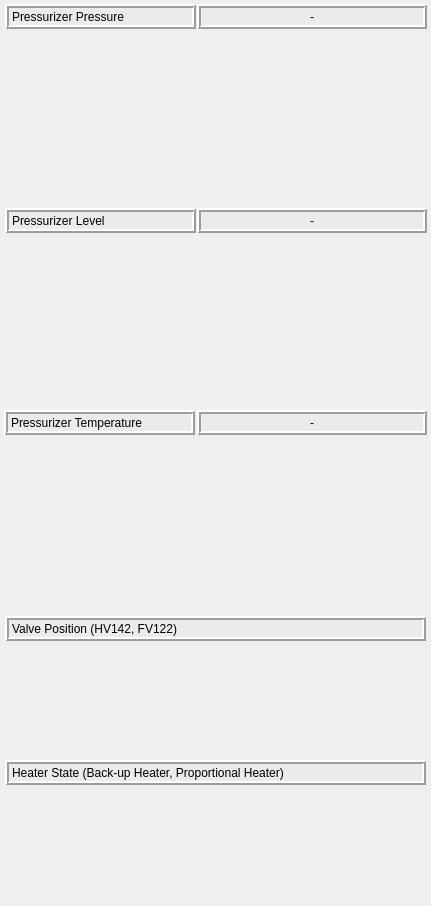
<?xml version="1.0" encoding="UTF-8"?>
<ui version="4.0">
 <class>Form</class>
 <widget class="QWidget" name="Form">
  <property name="geometry">
   <rect>
    <x>0</x>
    <y>0</y>
    <width>431</width>
    <height>906</height>
   </rect>
  </property>
  <property name="windowTitle">
   <string>Form</string>
  </property>
  <widget class="QWidget" name="layoutWidget_2">
   <property name="geometry">
    <rect>
     <x>5</x>
     <y>644</y>
     <width>421</width>
     <height>110</height>
    </rect>
   </property>
   <layout class="QHBoxLayout" name="PZR_his_valve"/>
  </widget>
  <widget class="QWidget" name="layoutWidget_3">
   <property name="geometry">
    <rect>
     <x>5</x>
     <y>789</y>
     <width>421</width>
     <height>110</height>
    </rect>
   </property>
   <layout class="QHBoxLayout" name="PZR_his_valve_2"/>
  </widget>
  <widget class="QWidget" name="layoutWidget">
   <property name="geometry">
    <rect>
     <x>5</x>
     <y>33</y>
     <width>421</width>
     <height>171</height>
    </rect>
   </property>
   <layout class="QHBoxLayout" name="PZR_his_pr"/>
  </widget>
  <widget class="QLabel" name="L_3">
   <property name="geometry">
    <rect>
     <x>5</x>
     <y>760</y>
     <width>421</width>
     <height>25</height>
    </rect>
   </property>
   <property name="minimumSize">
    <size>
     <width>0</width>
     <height>10</height>
    </size>
   </property>
   <property name="maximumSize">
    <size>
     <width>16777215</width>
     <height>25</height>
    </size>
   </property>
   <property name="styleSheet">
    <string notr="true">background-color: rgb(235, 235, 235);
font: 10pt &quot;HY헤드라인M&quot;;</string>
   </property>
   <property name="frameShape">
    <enum>QFrame::Box</enum>
   </property>
   <property name="frameShadow">
    <enum>QFrame::Raised</enum>
   </property>
   <property name="lineWidth">
    <number>2</number>
   </property>
   <property name="text">
    <string>Heater State (Back-up Heater, Proportional Heater)</string>
   </property>
   <property name="alignment">
    <set>Qt::AlignLeading|Qt::AlignLeft|Qt::AlignVCenter</set>
   </property>
  </widget>
  <widget class="QLabel" name="L_1">
   <property name="geometry">
    <rect>
     <x>5</x>
     <y>4</y>
     <width>191</width>
     <height>25</height>
    </rect>
   </property>
   <property name="minimumSize">
    <size>
     <width>0</width>
     <height>20</height>
    </size>
   </property>
   <property name="maximumSize">
    <size>
     <width>16777215</width>
     <height>25</height>
    </size>
   </property>
   <property name="styleSheet">
    <string notr="true">background-color: rgb(235, 235, 235);
font: 10pt &quot;HY헤드라인M&quot;;</string>
   </property>
   <property name="frameShape">
    <enum>QFrame::Box</enum>
   </property>
   <property name="frameShadow">
    <enum>QFrame::Raised</enum>
   </property>
   <property name="lineWidth">
    <number>2</number>
   </property>
   <property name="text">
    <string>Pressurizer Pressure</string>
   </property>
   <property name="alignment">
    <set>Qt::AlignLeading|Qt::AlignLeft|Qt::AlignVCenter</set>
   </property>
  </widget>
  <widget class="QLabel" name="L_2">
   <property name="geometry">
    <rect>
     <x>5</x>
     <y>616</y>
     <width>421</width>
     <height>25</height>
    </rect>
   </property>
   <property name="minimumSize">
    <size>
     <width>0</width>
     <height>10</height>
    </size>
   </property>
   <property name="maximumSize">
    <size>
     <width>16777215</width>
     <height>25</height>
    </size>
   </property>
   <property name="styleSheet">
    <string notr="true">background-color: rgb(235, 235, 235);
font: 10pt &quot;HY헤드라인M&quot;;</string>
   </property>
   <property name="frameShape">
    <enum>QFrame::Box</enum>
   </property>
   <property name="frameShadow">
    <enum>QFrame::Raised</enum>
   </property>
   <property name="lineWidth">
    <number>2</number>
   </property>
   <property name="text">
    <string>Valve Position (HV142, FV122)</string>
   </property>
   <property name="alignment">
    <set>Qt::AlignLeading|Qt::AlignLeft|Qt::AlignVCenter</set>
   </property>
  </widget>
  <widget class="QWidget" name="layoutWidget_4">
   <property name="geometry">
    <rect>
     <x>5</x>
     <y>237</y>
     <width>421</width>
     <height>171</height>
    </rect>
   </property>
   <layout class="QHBoxLayout" name="PZR_his_lv"/>
  </widget>
  <widget class="QLabel" name="L_4">
   <property name="geometry">
    <rect>
     <x>5</x>
     <y>208</y>
     <width>191</width>
     <height>25</height>
    </rect>
   </property>
   <property name="minimumSize">
    <size>
     <width>0</width>
     <height>20</height>
    </size>
   </property>
   <property name="maximumSize">
    <size>
     <width>16777215</width>
     <height>25</height>
    </size>
   </property>
   <property name="styleSheet">
    <string notr="true">background-color: rgb(235, 235, 235);
font: 10pt &quot;HY헤드라인M&quot;;</string>
   </property>
   <property name="frameShape">
    <enum>QFrame::Box</enum>
   </property>
   <property name="frameShadow">
    <enum>QFrame::Raised</enum>
   </property>
   <property name="lineWidth">
    <number>2</number>
   </property>
   <property name="text">
    <string>Pressurizer Level</string>
   </property>
   <property name="alignment">
    <set>Qt::AlignLeading|Qt::AlignLeft|Qt::AlignVCenter</set>
   </property>
  </widget>
  <widget class="QLabel" name="L_5">
   <property name="geometry">
    <rect>
     <x>4</x>
     <y>410</y>
     <width>191</width>
     <height>25</height>
    </rect>
   </property>
   <property name="minimumSize">
    <size>
     <width>0</width>
     <height>20</height>
    </size>
   </property>
   <property name="maximumSize">
    <size>
     <width>16777215</width>
     <height>25</height>
    </size>
   </property>
   <property name="styleSheet">
    <string notr="true">background-color: rgb(235, 235, 235);
font: 10pt &quot;HY헤드라인M&quot;;</string>
   </property>
   <property name="frameShape">
    <enum>QFrame::Box</enum>
   </property>
   <property name="frameShadow">
    <enum>QFrame::Raised</enum>
   </property>
   <property name="lineWidth">
    <number>2</number>
   </property>
   <property name="text">
    <string>Pressurizer Temperature</string>
   </property>
   <property name="alignment">
    <set>Qt::AlignLeading|Qt::AlignLeft|Qt::AlignVCenter</set>
   </property>
  </widget>
  <widget class="QWidget" name="layoutWidget_5">
   <property name="geometry">
    <rect>
     <x>6</x>
     <y>440</y>
     <width>421</width>
     <height>171</height>
    </rect>
   </property>
   <layout class="QHBoxLayout" name="PZR_his_temp"/>
  </widget>
  <widget class="QLabel" name="D_3">
   <property name="geometry">
    <rect>
     <x>197</x>
     <y>410</y>
     <width>230</width>
     <height>25</height>
    </rect>
   </property>
   <property name="minimumSize">
    <size>
     <width>0</width>
     <height>20</height>
    </size>
   </property>
   <property name="maximumSize">
    <size>
     <width>16777215</width>
     <height>25</height>
    </size>
   </property>
   <property name="styleSheet">
    <string notr="true">background-color: rgb(235, 235, 235);
font: 10pt &quot;HY헤드라인M&quot;;</string>
   </property>
   <property name="frameShape">
    <enum>QFrame::Box</enum>
   </property>
   <property name="frameShadow">
    <enum>QFrame::Raised</enum>
   </property>
   <property name="lineWidth">
    <number>2</number>
   </property>
   <property name="text">
    <string>-</string>
   </property>
   <property name="alignment">
    <set>Qt::AlignCenter</set>
   </property>
  </widget>
  <widget class="QLabel" name="D_2">
   <property name="geometry">
    <rect>
     <x>197</x>
     <y>208</y>
     <width>230</width>
     <height>25</height>
    </rect>
   </property>
   <property name="minimumSize">
    <size>
     <width>0</width>
     <height>20</height>
    </size>
   </property>
   <property name="maximumSize">
    <size>
     <width>16777215</width>
     <height>25</height>
    </size>
   </property>
   <property name="styleSheet">
    <string notr="true">background-color: rgb(235, 235, 235);
font: 10pt &quot;HY헤드라인M&quot;;</string>
   </property>
   <property name="frameShape">
    <enum>QFrame::Box</enum>
   </property>
   <property name="frameShadow">
    <enum>QFrame::Raised</enum>
   </property>
   <property name="lineWidth">
    <number>2</number>
   </property>
   <property name="text">
    <string>-</string>
   </property>
   <property name="alignment">
    <set>Qt::AlignCenter</set>
   </property>
  </widget>
  <widget class="QLabel" name="D_1">
   <property name="geometry">
    <rect>
     <x>197</x>
     <y>4</y>
     <width>230</width>
     <height>25</height>
    </rect>
   </property>
   <property name="minimumSize">
    <size>
     <width>0</width>
     <height>20</height>
    </size>
   </property>
   <property name="maximumSize">
    <size>
     <width>16777215</width>
     <height>25</height>
    </size>
   </property>
   <property name="styleSheet">
    <string notr="true">background-color: rgb(235, 235, 235);
font: 10pt &quot;HY헤드라인M&quot;;</string>
   </property>
   <property name="frameShape">
    <enum>QFrame::Box</enum>
   </property>
   <property name="frameShadow">
    <enum>QFrame::Raised</enum>
   </property>
   <property name="lineWidth">
    <number>2</number>
   </property>
   <property name="text">
    <string>-</string>
   </property>
   <property name="alignment">
    <set>Qt::AlignCenter</set>
   </property>
  </widget>
 </widget>
 <resources/>
 <connections/>
</ui>
